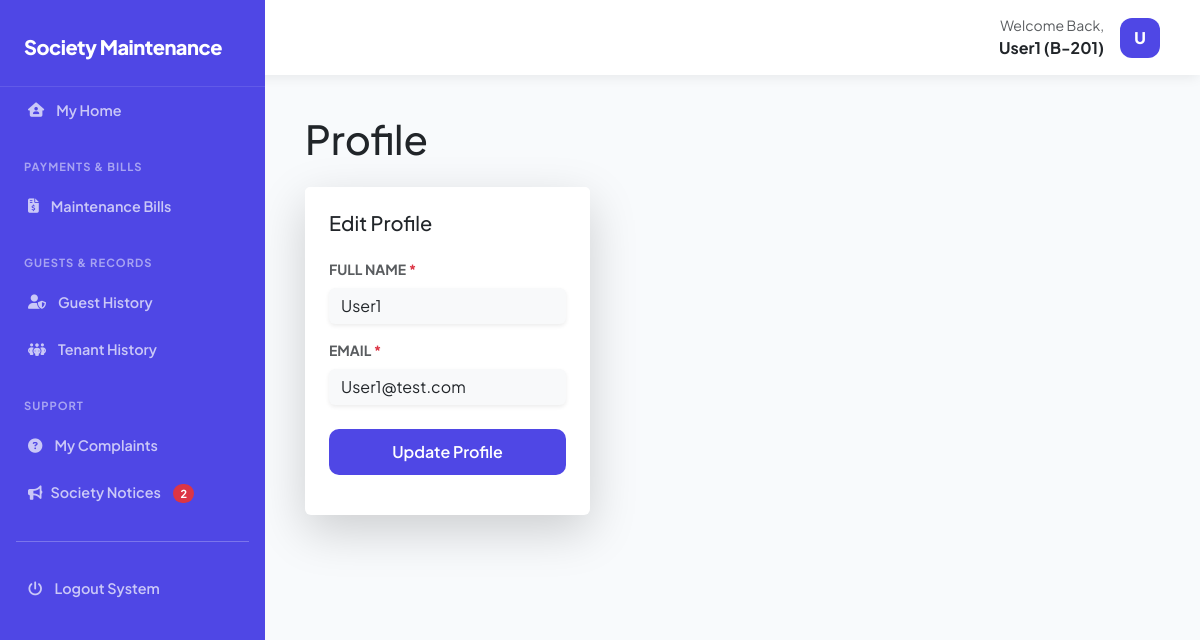
The page /public/profile.php (signed in) on the database its author committed.
### tables this page shows
CREATE TABLE `flats` (
  `id` int UNSIGNED NOT NULL,
  `flat_number` varchar(255) NOT NULL,
  `floor` int NOT NULL,
  `block_number` varchar(10) NOT NULL,
  `flat_type` varchar(30) NOT NULL,
  `created_at` timestamp NOT NULL DEFAULT CURRENT_TIMESTAMP
);

CREATE TABLE `users` (
  `id` int UNSIGNED NOT NULL,
  `name` varchar(255) NOT NULL,
  `email` varchar(255) NOT NULL,
  `mobile` varchar(15) DEFAULT NULL,
  `dob` date DEFAULT NULL,
  `gender` varchar(10) DEFAULT NULL,
  `role` enum('admin','cashier','user') NOT NULL DEFAULT 'user',
  `password` varchar(255) NOT NULL,
  `created_at` timestamp NOT NULL DEFAULT CURRENT_TIMESTAMP ON UPDATE CURRENT_TIMESTAMP
);

### public/profile.php (the view, shortened to what this page needs)
<?php
require_once __DIR__ . '/../core/config.php';
$errors = [];
$user_id = $_SESSION['user_id'];
$stmt = $pdo->prepare("SELECT name, email FROM users WHERE id = ?");
$stmt->execute([$user_id]);
$user = $stmt->fetch(PDO::FETCH_ASSOC);
include(__DIR__ . '/../resources/layout/header.php');
?>
<!DOCTYPE html>
<html lang="en">
<head>
	<link rel="stylesheet" href="https://cdnjs.cloudflare.com/ajax/libs/font-awesome/6.5.0/css/all.min.css">
	<link href="https://cdn.jsdelivr.net/npm/bootstrap@5.3.0/dist/css/bootstrap.min.css" rel="stylesheet">
	<link rel="stylesheet" href="https://cdn.datatables.net/1.13.6/css/dataTables.bootstrap5.min.css">
	<link rel="stylesheet" href="../assets/css/styles.css">
</head>
<body>
	<div class="main-wrapper">
		<main id="main-content">
			<div class="d-flex justify-content-between align-items-center mb-4">
				<h1 class="page-title m-0">Profile</h1>
			</div>
			<div class="col-md-4">
				<div class="card border-0 shadow-lg">
					<div class="card-header border-0 p-4 pb-0 bg-white">
						<h5 class="fw-800 m-0">Edit Profile</h5>
					</div>
					<div class="card-body p-4">
						<form method="POST" class="row g-3" autocomplete="off">
							<div class="col-12">
								<label class="form-label small fw-bold text-muted">
									FULL NAME <span class="text-danger">*</span>
								</label>
								<input type="text"
									name="name"
									value="<?= htmlspecialchars($_POST['name'] ?? $user['name']) ?>"
									class="form-control bg-light border-0 shadow-sm <?= isset($errors['name']) ? 'is-invalid' : '' ?>"
									placeholder="e.g. Rahul Sharma">
							</div>
							<div class="col-12">
								<label class="form-label small fw-bold text-muted">
									EMAIL <span class="text-danger">*</span>
								</label>
								<input type="email"
									name="email"
									value="<?= htmlspecialchars($_POST['email'] ?? $user['email']) ?>"
									class="form-control bg-light border-0 shadow-sm <?= isset($errors['email']) ? 'is-invalid' : '' ?>"
									placeholder="rahul@example.com">
							</div>
							<div class="col-12 mt-4">
								<button type="submit" name="save_button" class="btn btn-brand w-100">
									Update Profile
								</button>
							</div>
						</form>
					</div>
				</div>
			</div>
		</main>
	</div>
</body>
</html>
<?php include(__DIR__ . '/../resources/layout/footer.php'); ?>

### resources/layout/header.php (shortened to what this page needs)
<?php
require_once __DIR__ . '/../../core/config.php';
$name = $_SESSION['user_name']
    ?? $_SESSION['name']
    ?? 'User';
$initials = strtoupper(substr(trim($name), 0, 1));
$blockFlat = '';
if ($_SESSION['user_role'] === 'user') {
    $stmt = $pdo->prepare("
        SELECT f.block_number, f.flat_number
        FROM allotments a
        JOIN flats f ON f.id = a.flat_id
        WHERE a.user_id = ?
        LIMIT 1
    ");
    $stmt->execute([$_SESSION['user_id']]);
    $flatData = $stmt->fetch(PDO::FETCH_ASSOC);
    if ($flatData) {
        $blockFlat = $flatData['block_number'] . '-' . $flatData['flat_number'];
    }
}
?>
<!DOCTYPE html>
<html lang="en">
<head>
    <link rel="stylesheet" href="../../assets/css/styles.css">
</head>
<body>
    <header class="top-nav">
        <div id="mobile-toggle" onclick="toggleSidebar()">
        </div>
        <div class="ms-auto d-flex align-items-center">
            <div class="dropdown">
                <button class="btn d-flex align-items-center gap-3 border-0 bg-transparent p-0"
                    type="button"
                    data-bs-toggle="dropdown"
                    aria-expanded="false">
                    <?php if ($_SESSION['user_role'] === 'admin'): ?>
                        <div class="text-end d-none d-sm-block">
                            <p class="m-0 small text-muted">Admin Panel</p>
                            <p class="m-0 fw-bold">Administrator</p>
                        </div>
                        <div class="avatar-circle"><?= $initials ?></div>
                    <?php else: ?>
                        <div class="text-end d-none d-sm-block">
                            <p class="m-0 small text-muted">Welcome Back,</p>
                            <p class="m-0 fw-bold">
                                <?= htmlspecialchars($name) ?>
                                <?php if (!empty($blockFlat)): ?>
                                    (<?= htmlspecialchars($blockFlat) ?>)
                                <?php endif; ?>
                            </p>
                        </div>
                        <div class="avatar-circle"><?= $initials ?></div>
                    <?php endif; ?>
                </button>
            </div>
        </div>
    </header>
    <?php include __DIR__ . '/sidebar.php'; ?>

### assets/css/styles.css (style rules this page uses)
:root { --brand-color: #4F47E5; --brand-hover: #3428b3; --bg-main: #f8fafc; --sidebar-width: 265px; --transition: all 0.3s cubic-bezier(0.4, 0, 0.2, 1); }
body { font-family: 'Plus Jakarta Sans', sans-serif; background-color: var(--bg-main); margin: 0; overflow-x: hidden; }
.main-wrapper { flex: 1; margin-left: var(--sidebar-width); transition: var(--transition); min-height: 100vh; }
.top-nav { height: 75px; background: #ffffff; display: flex; align-items: center; justify-content: flex-end; padding: 0 2rem; position: sticky; top: 0; z-index: 1000; box-shadow: 0 4px 12px -2px rgba(0, 0, 0, 0.08); }
#main-content { padding: 2.5rem; }
.btn-brand { background-color: var(--brand-color); color: white; border-radius: 10px; font-weight: 600; padding: 0.6rem 1.5rem; border: none; transition: 0.2s; }
.avatar-circle { width: 40px; height: 40px; background: var(--brand-color); color: #fff; border-radius: 12px; display: flex; align-items: center; justify-content: center; font-weight: 800; }
.main-wrapper { flex: 1; margin-left: var(--sidebar-width); min-height: 100vh; }
.top-nav { height: 75px; background: #fff; display: flex; align-items: center; justify-content: flex-end; padding: 0 2.5rem; position: sticky; top: 0; box-shadow: 0 4px 12px -2px rgba(0, 0, 0, 0.08); }
.btn-brand { color: #fff; border: none; padding: 0.7rem 1.5rem; border-radius: 10px; font-weight: 600; }

### rows shown on the page
flats: blockFlat "B-201"
users: name "User1", email "User1@test.com"

### other values the page prints
$name "User1"
$initials "U"
$notificationCount "2"
